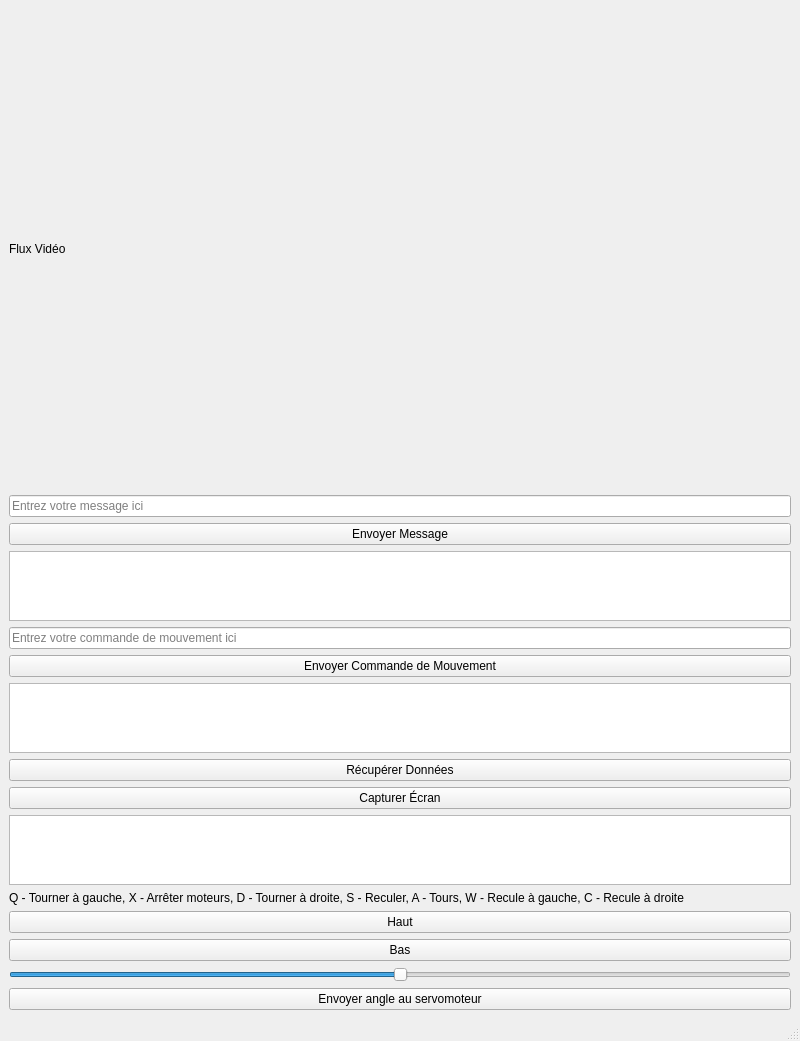
<?xml version="1.0" encoding="UTF-8"?>
<ui version="4.0">
 <class>MainWindow</class>
 <widget class="QMainWindow" name="MainWindow">
  <property name="geometry">
   <rect>
    <x>0</x>
    <y>0</y>
    <width>800</width>
    <height>600</height>
   </rect>
  </property>
  <property name="windowTitle">
   <string>Mon Application</string>
  </property>
  <widget class="QWidget" name="centralwidget">
   <layout class="QVBoxLayout" name="verticalLayout">
    <item>
     <widget class="QLabel" name="videoLabel">
      <property name="minimumSize">
       <size>
        <width>640</width>
        <height>480</height>
       </size>
      </property>
      <property name="text">
       <string>Flux Vidéo</string>
      </property>
     </widget>
    </item>
    <item>
     <widget class="QLineEdit" name="messageLineEdit">
      <property name="placeholderText">
       <string>Entrez votre message ici</string>
      </property>
     </widget>
    </item>
    <item>
     <widget class="QPushButton" name="sendButton">
      <property name="text">
       <string>Envoyer Message</string>
      </property>
     </widget>
    </item>
    <item>
     <widget class="QTextEdit" name="messagesTextEdit">
      <property name="readOnly">
       <bool>true</bool>
      </property>
     </widget>
    </item>
    <item>
     <widget class="QLineEdit" name="commandLineEdit">
      <property name="placeholderText">
       <string>Entrez votre commande de mouvement ici</string>
      </property>
     </widget>
    </item>
    <item>
     <widget class="QPushButton" name="moveButton">
      <property name="text">
       <string>Envoyer Commande de Mouvement</string>
      </property>
     </widget>
    </item>
    <item>
     <widget class="QTextEdit" name="commandsTextEdit">
      <property name="readOnly">
       <bool>true</bool>
      </property>
     </widget>
    </item>
    <item>
     <widget class="QPushButton" name="fetchDataButton">
      <property name="text">
       <string>Récupérer Données</string>
      </property>
     </widget>
    </item>
    <item>
     <widget class="QPushButton" name="captureScreenButton">
      <property name="text">
       <string>Capturer Écran</string>
      </property>
     </widget>
    </item>
    <item>
     <widget class="QTextEdit" name="measurementsTextEdit">
      <property name="readOnly">
       <bool>true</bool>
      </property>
     </widget>
    </item>
    <item>
     <widget class="QLabel" name="commandLabel">
      <property name="text">
       <string>Q - Tourner à gauche, X - Arrêter moteurs, D - Tourner à droite, S - Reculer, A - Tours, W - Recule à gauche, C - Recule à droite</string>
      </property>
     </widget>
    </item>
    <item>
     <widget class="QPushButton" name="moveUpButton">
      <property name="text">
       <string>Haut</string>
      </property>
     </widget>
    </item>
    <item>
     <widget class="QPushButton" name="moveDownButton">
      <property name="text">
       <string>Bas</string>
      </property>
     </widget>
    </item>

    <!-- Ajout contrôle du servomoteur -->
    <item>
     <widget class="QSlider" name="servoSlider">
      <property name="orientation">
       <enum>Qt::Horizontal</enum>
      </property>
      <property name="minimum">
       <number>0</number>
      </property>
      <property name="maximum">
       <number>180</number>
      </property>
      <property name="value">
       <number>90</number>
      </property>
     </widget>
    </item>
    <item>
     <widget class="QPushButton" name="sendServoButton">
      <property name="text">
       <string>Envoyer angle au servomoteur</string>
      </property>
     </widget>
    </item>
    <!-- Fin ajout contrôle servomoteur -->

   </layout>
  </widget>
  <widget class="QMenuBar" name="menubar"/>
  <widget class="QStatusBar" name="statusbar"/>
 </widget>
 <resources/>
 <connections/>
</ui>
